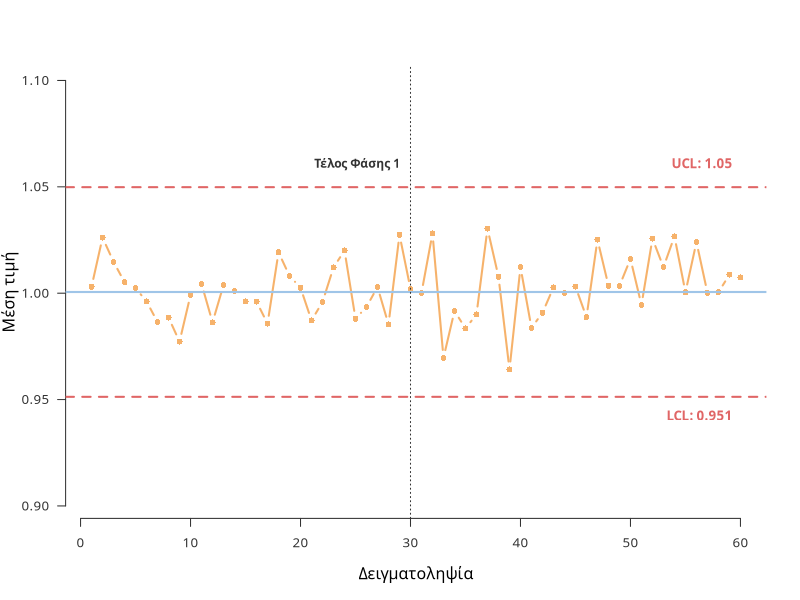
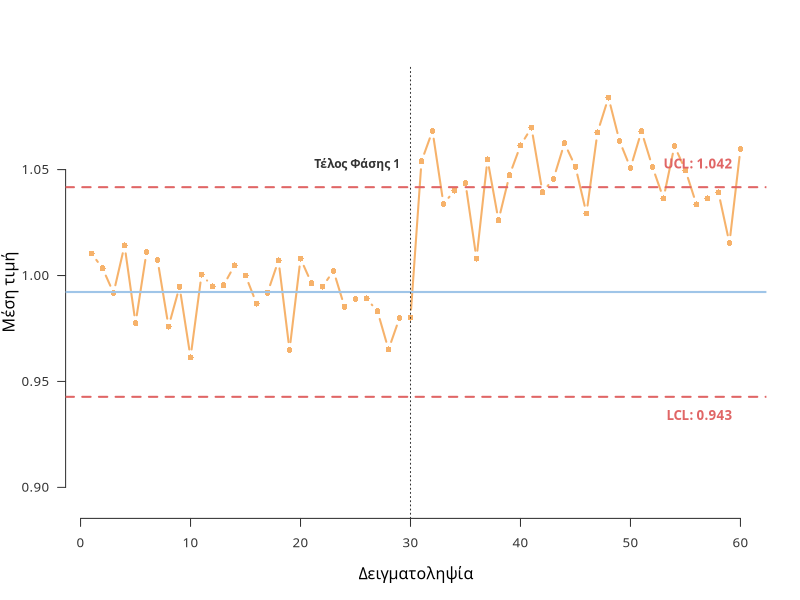
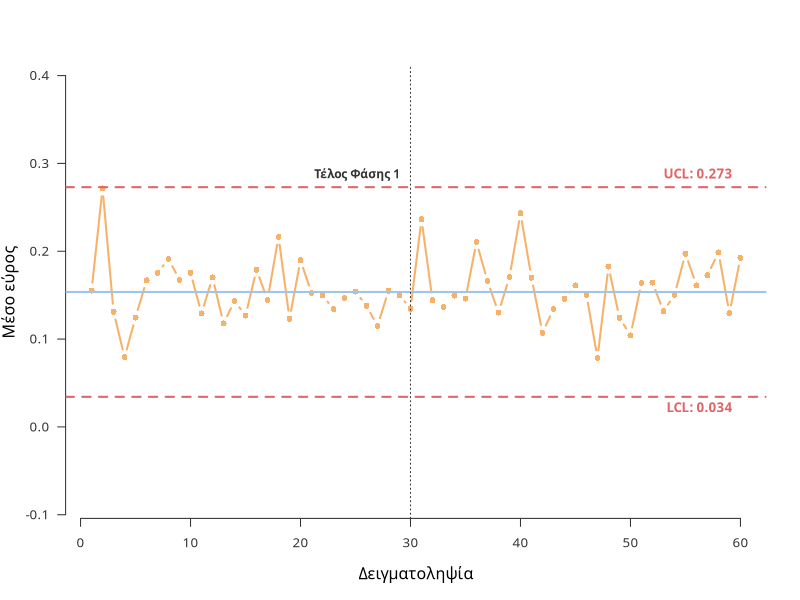
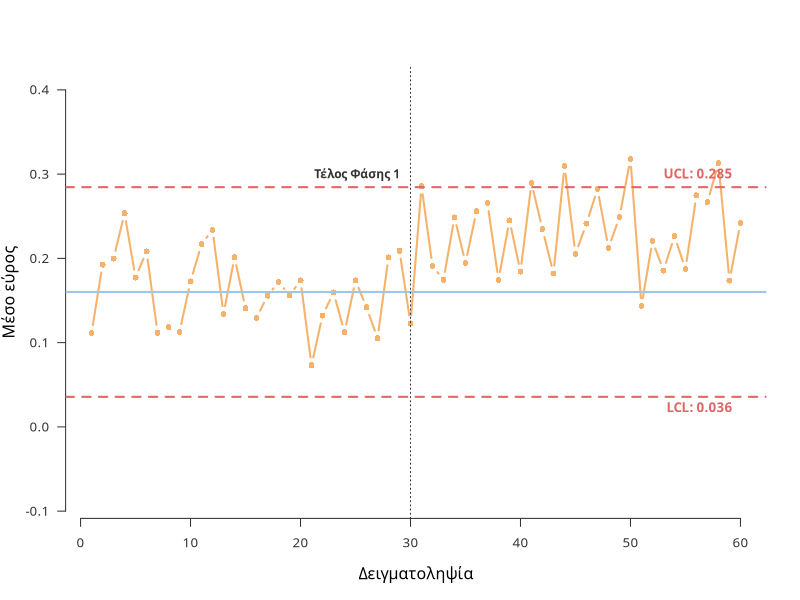
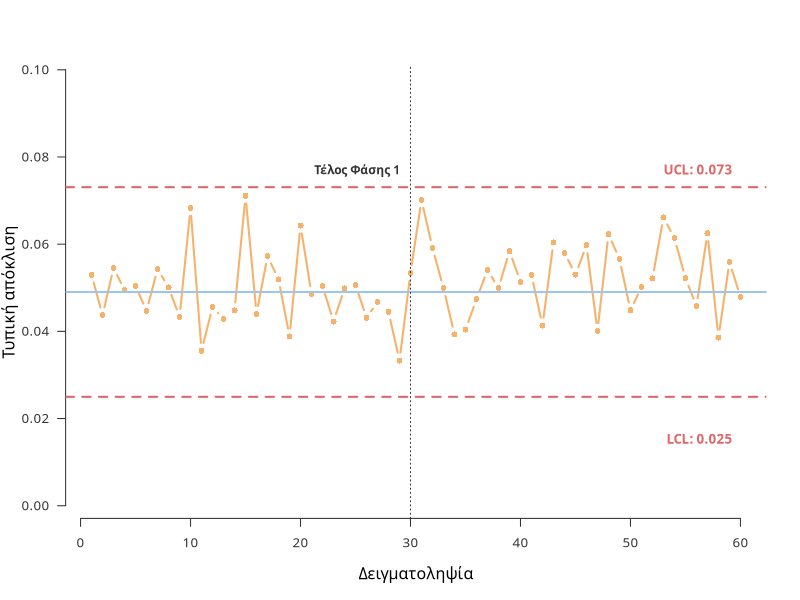
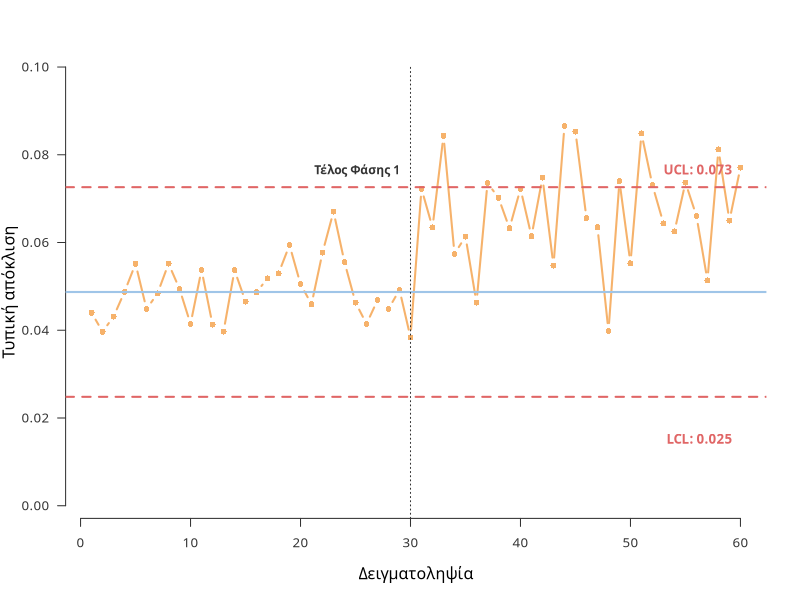
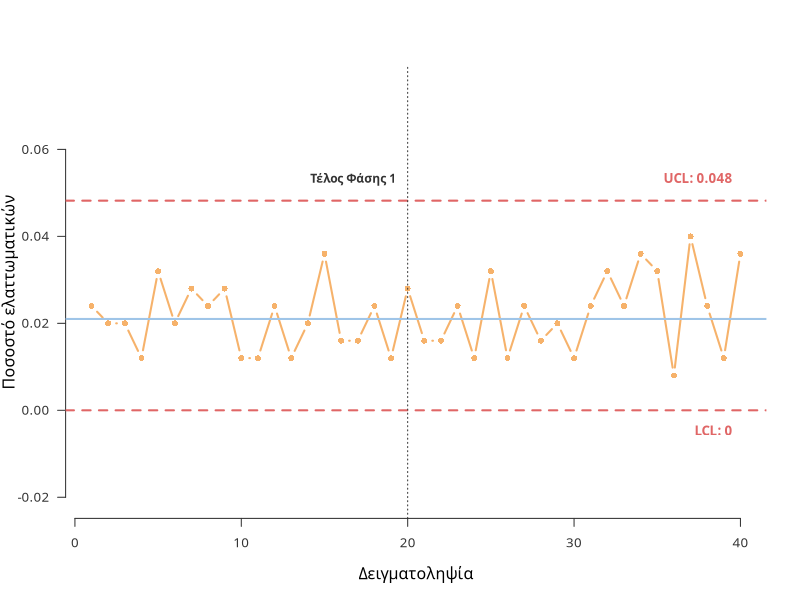
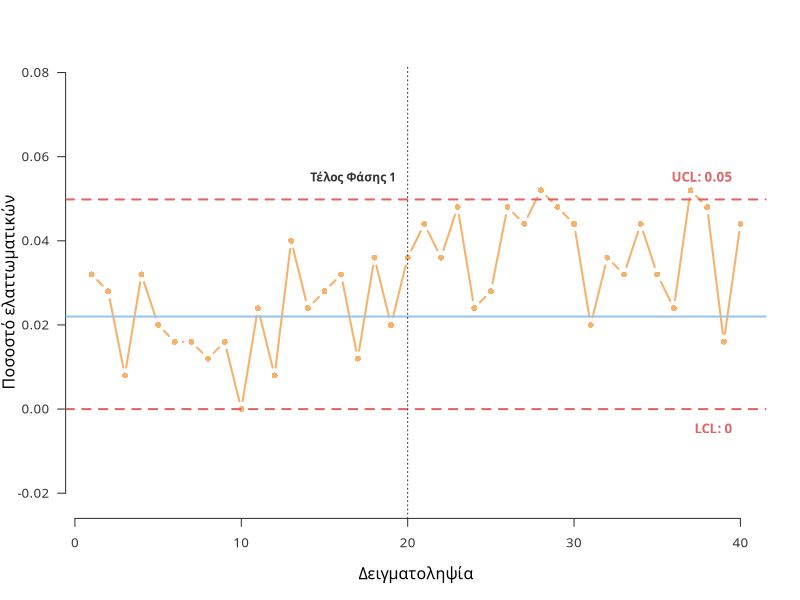

Write the R code that produced these figures, in order.
###################
##  Preparation  ##
###################

# load bias correlation constants
bcc <- read.csv("bcc.csv")

# set seed for replicating simulated results
set.seed(10001)

#####################################
##  1. Control Chart for the Mean  ##
#####################################

# setup function that creates the Xbar control chart for a given type I error
cc.Xbar <- function(dt, a) {
  
  # function to find the numeric value of a range
  range.sn <- function(x) { max(x) - min(x) }
  # find k based on type I error probability
  k <- abs(qnorm(a/2))
  # number of observations in each subgroup (sample size)
  n <- nrow(dt)
  # determine the value of d2 constant based on the sample size
  d2 <- bcc[n - 1, 2]
  
  # function to calculate the central line, lower and upper limits
  xbar.lims <- function(means, ranges) {
    # calculate the mean range of all subgroups
    rbar <- mean(ranges, na.rm = T)
    # find the central line of the chart (mean of means)
    cl <- mean(xbars, na.rm = T)
    # calculate the upper control limit
    ucl <- cl + (k/(d2 * sqrt(nrow(dt)))) * rbar
    # calculate the lower control limit
    lcl <- cl - (k/(d2 * sqrt(nrow(dt)))) * rbar
    # group and return them
    return(list(cl, lcl, ucl))
  }
  
  # ----------------------------------------------------------------------------- #
  
  # Phase 1
  
  # number of subgroups in phase 1
  m <- ncol(dt) / 2
  # calculate the mean of each subgroup
  xbars <- apply(dt[, 1:m], 2, mean)
  # calculate the range of each subgroup
  Rs <- apply(dt[, 1:m], 2, range.sn)
  # calculate initial limits
  lims <- xbar.lims(xbars, Rs)
  # check and correct for outliers
  while(any(xbars < lims[[2]] | xbars > lims[[3]], na.rm = T)) {
    xbars[which(xbars < lims[[2]] | xbars > lims[[3]])] <- NA
    Rs[which(xbars < lims[[2]] | xbars > lims[[3]])] <- NA
    lims <- xbar.lims(xbars, Rs)
  }
  
  # ----------------------------------------------------------------------------- #
  
  # Phase 2
  
  xbars.all <- c(na.omit(xbars), apply(dt[, (m + 1):ncol(dt) ], 2, mean))
  
  # ----------------------------------------------------------------------------- #
  
  # generate chart
  par(
    family = "Source Sans Pro",
    cex = 0.8,
    las = 1,
    cex.lab = 1.2,
    col.axis = "#333333",
    fg = "#333333"
  )
  plot(
    xbars.all, 
    type = "b", 
    pch = 16, 
    lwd = 2, 
    col = "#f6b26b",
    frame = F,
    ylim = c(2 * lims[[2]] - lims[[1]], 2 * lims[[3]] - lims[[1]]),
    xlab = "Δειγματοληψία",
    ylab = "Μέση τιμή"
  )
  abline(h = lims[[1]], lwd = 2, col = "#9fc5e8")
  abline(h = lims[[2]], lwd = 2, lty = 2, col = "#e06666")
  abline(h = lims[[3]], lwd = 2, lty = 2, col = "#e06666")
  abline(v = length(xbars[which(!is.na(xbars))]), lwd = 1, lty = 3)
  text(
    60, 
    lims[[3]] + (lims[[3]] * 0.01),
    pos = 2,
    labels = paste0("UCL: ", round(lims[[3]],3)), 
    col = "#e06666",
    font = 2
  )
  text(
    60, 
    lims[[2]] - (lims[[2]] * 0.01),
    pos = 2,
    labels = paste0("LCL: ", round(lims[[2]],3)), 
    col = "#e06666",
    font = 2
  )
  text(
    length(xbars[which(!is.na(xbars))]) - 0.2, 
    lims[[3]] + (lims[[3]] * 0.01),
    pos = 2,
    labels = "Τέλος Φάσης 1",
    font = 2,
    cex = 0.9
  )
}

# generate random data for scenario 1.1 (under control)
data.1.1 <- matrix(rep(rnorm(600, 1, .05)), ncol = 60, nrow = 10)
cc.Xbar(data.1.1, .0027)

# generate random data for scenario 1.2 (out of control)
data.1.2 <- cbind(
  matrix(rep(rnorm(300, 1, .05)), ncol = 30, nrow = 10),
  matrix(rep(rnorm(300, 1.05, .05)), ncol = 30, nrow = 10)
)
cc.Xbar(data.1.2, .0027)

######################################
##  2. Control Chart for the Range  ##
######################################

# setup function that creates the R control chart for a given type I error
cc.R <- function(dt, a) {
  
  # function to find the numeric value of a range
  range.sn <- function(x) { max(x) - min(x) }
  # find k based on type I error probability
  k <- abs(qnorm(a/2))
  # number of observations in each subgroup (sample size)
  n <- nrow(dt)
  # determine the value of d2 & d3 constant based on the sample size
  d2 <- bcc[n - 1, 2]
  d3 <- bcc[n - 1, 3]
  
  # function to calculate the central line, lower and upper limits
  rchart.lims <- function(ranges) {
    # find the central line of the chart (mean range of all subgroups)
    cl <- mean(ranges, na.rm = T)
    # calculate the upper control limit
    ucl <- cl + ((k * d3) / d2) * cl
    # calculate the lower control limit
    lcl <- cl - ((k * d3) / d2) * cl
    if (lcl < 0) { lcl <- 0 }
    # group and return them
    return(list(cl, lcl, ucl))
  }
  
  # ----------------------------------------------------------------------------- #
  
  # Phase 1
  
  # number of subgroups in phase 1
  m <- ncol(dt) / 2
  # calculate the range of each subgroup
  Rs <- apply(dt[, 1:m], 2, range.sn)
  # calculate initial limits
  lims <- rchart.lims(Rs)
  # check and correct for outliers
  while(any(Rs < lims[[2]] | Rs > lims[[3]], na.rm = T)) {
    Rs[which(Rs < lims[[2]] | Rs > lims[[3]])] <- NA
    lims <- rchart.lims(Rs)
  }
  
  # ----------------------------------------------------------------------------- #
  
  # Phase 2
  
  Rs.all <- c(na.omit(Rs), apply(dt[, (m + 1):ncol(dt) ], 2, range.sn))
  
  # ----------------------------------------------------------------------------- #
  
  # generate chart
  par(
    family = "Source Sans Pro",
    cex = 0.8,
    las = 1,
    cex.lab = 1.2,
    col.axis = "#333333",
    fg = "#333333"
  )
  plot(
    Rs.all, 
    type = "b", 
    pch = 16, 
    lwd = 2, 
    col = "#f6b26b",
    frame = F,
    ylim = c(2 * lims[[2]] - lims[[1]], 2 * lims[[3]] - lims[[1]]),
    xlab = "Δειγματοληψία",
    ylab = "Μέσο εύρος"
  )
  abline(h = lims[[1]], lwd = 2, col = "#9fc5e8")
  abline(h = lims[[2]], lwd = 2, lty = 2, col = "#e06666")
  abline(h = lims[[3]], lwd = 2, lty = 2, col = "#e06666")
  abline(v = length(Rs[which(!is.na(Rs))]), lwd = 1, lty = 3)
  text(
    60, 
    lims[[3]] + (lims[[3]] * 0.05),
    pos = 2,
    labels = paste0("UCL: ", round(lims[[3]],3)), 
    col = "#e06666",
    font = 2
  )
  text(
    60, 
    lims[[2]] - (lims[[2]] * 0.4),
    pos = 2,
    labels = paste0("LCL: ", round(lims[[2]],3)), 
    col = "#e06666",
    font = 2
  )
  text(
    length(Rs[which(!is.na(Rs))]) - 0.2, 
    lims[[3]] + (lims[[3]] * 0.05),
    pos = 2,
    labels = "Τέλος Φάσης 1",
    font = 2,
    cex = 0.9
  )
}

# generate random data for scenario 2.1 (under control)
data.2.1 <- matrix(rep(rnorm(600, 1, .05)), ncol = 60, nrow = 10)
cc.R(data.2.1, .0027)

# generate random data for scenario 2.2 (out of control)
data.2.2 <- cbind(
  matrix(rep(rnorm(300, 1, .05)), ncol = 30, nrow = 10),
  matrix(rep(rnorm(300, 1, .08)), ncol = 30, nrow = 10)
)
cc.R(data.2.2, .0027)

###################################################
##  3. Control Chart for the Standard Deviation  ##
###################################################

# setup function that creates the S control chart for a given type I error
cc.S <- function(dt, a) {

  # find k based on type I error probability
  k <- abs(qnorm(a/2))
  # number of observations in each subgroup (sample size)
  n <- nrow(dt)
  # determine the value of c4 constant based on the sample size
  c4 <- bcc[n - 1, 4]
  
  # function to calculate the central line, lower and upper limits
  schart.lims <- function(errors) {
    # find the central line of the chart (mean range of all subgroups)
    cl <- mean(errors, na.rm = T)
    # calculate the upper control limit
    ucl <- cl + k * (cl / c4) * sqrt(1 - c4^2)
    # calculate the lower control limit
    lcl <- cl - k * (cl / c4) * sqrt(1 - c4^2)
    if (lcl < 0) { lcl <- 0 }
    # group and return them
    return(list(cl, lcl, ucl))
  }
  
  # ----------------------------------------------------------------------------- #
  
  # Phase 1
  
  # number of subgroups in phase 1
  m <- ncol(dt) / 2
  # calculate the standard deviation of each subgroup
  SDs <- apply(dt[, 1:m], 2, sd)
  # calculate initial limits
  lims <- schart.lims(SDs)
  # check and correct for outliers
  while(any(SDs < lims[[2]] | SDs > lims[[3]], na.rm = T)) {
    SDs[which(SDs < lims[[2]] | SDs > lims[[3]])] <- NA
    lims <- schart.lims(SDs)
  }
  
  # ----------------------------------------------------------------------------- #
  
  # Phase 2
  
  SDs.all <- c(na.omit(SDs), apply(dt[, (m + 1):ncol(dt) ], 2, sd))
  
  # ----------------------------------------------------------------------------- #
  
  # generate chart
  par(
    family = "Source Sans Pro",
    cex = 0.8,
    las = 1,
    cex.lab = 1.2,
    col.axis = "#333333",
    fg = "#333333"
  )
  plot(
    SDs.all, 
    type = "b", 
    pch = 16, 
    lwd = 2, 
    col = "#f6b26b",
    frame = F,
    ylim = c(2 * lims[[2]] - lims[[1]], 2 * lims[[3]] - lims[[1]]),
    xlab = "Δειγματοληψία",
    ylab = "Τυπική απόκλιση"
  )
  abline(h = lims[[1]], lwd = 2, col = "#9fc5e8")
  abline(h = lims[[2]], lwd = 2, lty = 2, col = "#e06666")
  abline(h = lims[[3]], lwd = 2, lty = 2, col = "#e06666")
  abline(v = length(SDs[which(!is.na(SDs))]), lwd = 1, lty = 3)
  text(
    60, 
    lims[[3]] + (lims[[3]] * 0.05),
    pos = 2,
    labels = paste0("UCL: ", round(lims[[3]],3)), 
    col = "#e06666",
    font = 2
  )
  text(
    60, 
    lims[[2]] - (lims[[2]] * 0.4),
    pos = 2,
    labels = paste0("LCL: ", round(lims[[2]],3)), 
    col = "#e06666",
    font = 2
  )
  text(
    length(SDs[which(!is.na(SDs))]) - 0.2, 
    lims[[3]] + (lims[[3]] * 0.05),
    pos = 2,
    labels = "Τέλος Φάσης 1",
    font = 2,
    cex = 0.9
  )
}

# generate random data for scenario 3.1 (under control)
data.3.1 <- matrix(rep(rnorm(1200, 1, .05)), ncol = 60, nrow = 20)
cc.S(data.3.1, .0027)

# generate random data for scenario 3.2 (out of control)
data.3.2 <- cbind(
  matrix(rep(rnorm(600, 1, .05)), ncol = 30, nrow = 20),
  matrix(rep(rnorm(600, 1, .065)), ncol = 30, nrow = 20)
)
cc.S(data.3.2, .0027)

#########################################################
##  4. Control Chart for the percentage of defectives  ##
#########################################################

# setup function that creates the P control chart for a given type I error
cc.P <- function(dt, a) {
  
  # find k based on type I error probability
  k <- abs(qnorm(a/2))
  # number of observations in each subgroup (sample size)
  n <- nrow(dt)
  
  # function to calculate the central line, lower and upper limits
  pchart.lims <- function(defectives) {
    # find the central line of the chart (probability of defective)
    cl <- mean(defectives, na.rm = T)
    # calculate the upper control limit
    ucl <- cl + k * sqrt((cl * (1 - cl)) / n)
    # calculate the lower control limit
    lcl <- cl - k * sqrt((cl * (1 - cl)) / n)
    if (lcl < 0) { lcl <- 0 }
    # group and return them
    return(list(cl, lcl, ucl))
  }
  
  # ----------------------------------------------------------------------------- #
  
  # Phase 1
  
  # number of subgroups in phase 1
  m <- ncol(dt) / 2
  # calculate the number of defectives of each subgroup
  defs <- apply(dt[, 1:m], 2, sum) / n
  # calculate initial limits
  lims <- pchart.lims(defs)
  # check and correct for outliers
  while(any(defs < lims[[2]] | defs > lims[[3]], na.rm = T)) {
    defs[which(defs < lims[[2]] | defs > lims[[3]])] <- NA
    lims <- pchart.lims(defs)
  }
  
  # ----------------------------------------------------------------------------- #
  
  # Phase 2
  
  defs.all <- c(na.omit(defs), apply(dt[, (m + 1):ncol(dt) ], 2, sum) / n)
  
  # ----------------------------------------------------------------------------- #
  
  # generate chart
  par(
    family = "Source Sans Pro",
    cex = 0.8,
    las = 1,
    cex.lab = 1.2,
    col.axis = "#333333",
    fg = "#333333"
  )
  plot(
    defs.all, 
    type = "b", 
    pch = 16, 
    lwd = 2, 
    col = "#f6b26b",
    frame = F,
    ylim = c(2 * lims[[2]] - lims[[1]], 2 * lims[[3]] - lims[[1]]),
    xlab = "Δειγματοληψία",
    ylab = "Ποσοστό ελαττωματικών"
  )
  abline(h = lims[[1]], lwd = 2, col = "#9fc5e8")
  abline(h = lims[[2]], lwd = 2, lty = 2, col = "#e06666")
  abline(h = lims[[3]], lwd = 2, lty = 2, col = "#e06666")
  abline(v = length(defs[which(!is.na(defs))]), lwd = 1, lty = 3)
  text(
    40, 
    lims[[3]] + (lims[[3]] * 0.1),
    pos = 2,
    labels = paste0("UCL: ", round(lims[[3]],3)), 
    col = "#e06666",
    font = 2
  )
  text(
    40, 
    lims[[2]] - 0.005,
    pos = 2,
    labels = paste0("LCL: ", round(lims[[2]],3)), 
    col = "#e06666",
    font = 2
  )
  text(
    length(defs[which(!is.na(defs))]) - 0.2, 
    lims[[3]] + (lims[[3]] * 0.1),
    pos = 2,
    labels = "Τέλος Φάσης 1",
    font = 2,
    cex = 0.9
  )
}

# generate random data for scenario 4.1 (under control)
data.4.1 <- matrix(rep(rbinom(10000, 1, .02)), ncol = 40, nrow = 250)
cc.P(data.4.1, .0027)

# generate random data for scenario 4.2 (out of control)
data.4.2 <- cbind(
  matrix(rep(rbinom(5000, 1, .02)), ncol = 20, nrow = 250),
  matrix(rep(rbinom(5000, 1, .04)), ncol = 20, nrow = 250)
)
cc.P(data.4.2, .0027)

##################################################
##  5. Control Chart for the number of defects  ##
##################################################

# setup function that creates the C control chart for a given type I error
cc.C <- function(dt, a) {
  
  # find k based on type I error probability
  k <- abs(qnorm(a/2))
  
  # function to calculate the central line, lower and upper limits
  cchart.lims <- function(defects) {
    # find the central line of the chart (defects per subgroup)
    cl <- mean(defects, na.rm = T)
    # calculate the upper control limit
    ucl <- cl + k * sqrt(cl)
    # calculate the lower control limit
    lcl <- cl - k * sqrt(cl)
    if (lcl < 0) { lcl <- 0 }
    # group and return them
    return(list(cl, lcl, ucl))
  }
  
  # ----------------------------------------------------------------------------- #
  
  # Phase 1

  # calculate the number of defects of each subgroup
  defs <- dt[, 1]
  # calculate initial limits
  lims <- cchart.lims(defs)
  # check and correct for outliers
  while(any(defs < lims[[2]] | defs > lims[[3]], na.rm = T)) {
    defs[which(defs < lims[[2]] | defs > lims[[3]])] <- NA
    lims <- cchart.lims(defs)
  }
  
  # ----------------------------------------------------------------------------- #
  
  # Phase 2
  
  defs.all <- c(na.omit(defs), dt[, 2])
  
  # ----------------------------------------------------------------------------- #
  
  # generate chart
  par(
    family = "Source Sans Pro",
    cex = 0.8,
    las = 1,
    cex.lab = 1.2,
    col.axis = "#333333",
    fg = "#333333"
  )
  plot(
    defs.all, 
    type = "b", 
    pch = 16, 
    lwd = 2, 
    col = "#f6b26b",
    frame = F,
    ylim = c(2 * lims[[2]] - lims[[1]], 2 * lims[[3]] - lims[[1]]),
    xlab = "Δειγματοληψία",
    ylab = "Αριθμός ελαττωμάτων"
  )
  abline(h = lims[[1]], lwd = 2, col = "#9fc5e8")
  abline(h = lims[[2]], lwd = 2, lty = 2, col = "#e06666")
  abline(h = lims[[3]], lwd = 2, lty = 2, col = "#e06666")
  abline(v = length(defs[which(!is.na(defs))]), lwd = 1, lty = 3)
  text(
    60, 
    lims[[3]] + 2,
    pos = 2,
    labels = paste0("UCL: ", round(lims[[3]],3)), 
    col = "#e06666",
    font = 2
  )
  text(
    60, 
    lims[[2]] - 2,
    pos = 2,
    labels = paste0("LCL: ", round(lims[[2]],3)), 
    col = "#e06666",
    font = 2
  )
  text(
    length(defs[which(!is.na(defs))]) - 0.2, 
    lims[[3]] + 2,
    pos = 2,
    labels = "Τέλος Φάσης 1",
    font = 2,
    cex = 0.9
  )
}

# generate random data for scenario 5.1 (under control)
data.5.1 <- matrix(rep(rpois(60, 10)), ncol = 2, nrow = 30)
cc.C(data.5.1, .0027)

# generate random data for scenario 5.2 (out of control)
data.5.2 <- cbind(
  matrix(rep(rpois(30, 10)), ncol = 1, nrow = 30),
  matrix(rep(rpois(30, 15)), ncol = 1, nrow = 30)
)
cc.C(data.5.2, .0027)

#####################
##  6. EWMA chart  ##
#####################

# setup function that creates the EWMA chart for a given type I error & lambda parameter
cc.EWMA <- function(dt, a, lambda) {
  
  # find k based on type I error probability
  k <- abs(qnorm(a/2))
  
  # function to calculate the central line, lower and upper limits
  ewma.lims <- function(obs, mu, sigma) {
    # estimate the central line of the chart (mean of observations)
    cl <- mu
    # calculate the upper control limits
    ucl <- vector(length = length(obs))
    for (i in 1:length(obs)) {
      ucl[i] <- cl + k * sigma * sqrt(lambda * (1 - (1 - lambda)^(2 * i)) / (2 - lambda)) 
    }
    # calculate the lower control limits
    lcl <- vector(length = length(obs))
    for (i in 1:length(obs)) {
      lcl[i] <- cl - k * sigma * sqrt(lambda * (1 - (1 - lambda)^(2 * i)) / (2 - lambda)) 
    }
    # group and return them
    return(list(cl, lcl, ucl))
  }
  
  # ----------------------------------------------------------------------------- #
  
  # Phase 1
  
  # Calculate the mean of phase 1 observations
  mu.0 <- mean(dt[1:(length(dt) / 2)])
  # Estimate the standard deviation of phase 1 observations
  s.hat <- sd(dt[1:(length(dt) / 2)])
  
  # ----------------------------------------------------------------------------- #
  
  # Phase 2
  
  # calculate the ewma statistic for each observation
  z <- mu.0
  ewma.obs <- vector(length = length(dt))
  for (i in 1:length(dt)) {
    ewma.obs[i] <- lambda * dt[i] + (1 - lambda) * z
    z <- ewma.obs[i]
  }
  # calculate ewma chart limits
  lims <- ewma.lims(ewma.obs, mu.0, s.hat)
  
  # ----------------------------------------------------------------------------- #
  
  # generate chart
  par(
    family = "Source Sans Pro",
    cex = 0.8,
    las = 1,
    cex.lab = 1.2,
    col.axis = "#333333",
    fg = "#333333"
  )
  plot(
    ewma.obs, 
    type = "b", 
    pch = 16, 
    lwd = 2, 
    col = "#f6b26b",
    frame = F,
    ylim = c(lims[[2]][length(ewma.obs)] - 0.05 * lims[[2]][length(ewma.obs)], 
             lims[[3]][length(ewma.obs)] + 0.05 * lims[[3]][length(ewma.obs)]),
    xlab = "Παρατήρηση",
    ylab = "Εκθετικά σταθμισμένη τιμή παρατήρησης"
  )
  abline(h = lims[[1]], lwd = 2, col = "#9fc5e8")
  lines(lims[[2]], lwd = 2, type = "s", col = "#e06666")
  lines(lims[[3]], lwd = 2, type = "s", col = "#e06666")
  text(
    length(ewma.obs), 
    lims[[3]][length(ewma.obs)] + 0.01 * lims[[3]][length(ewma.obs)],
    pos = 2,
    labels = paste0("UCL: ", round(lims[[3]][length(ewma.obs)],3)), 
    col = "#e06666",
    font = 2
  )
  text(
    length(ewma.obs), 
    lims[[2]][length(ewma.obs)] - 0.01 * lims[[2]][length(ewma.obs)],
    pos = 2,
    labels = paste0("LCL: ", round(lims[[2]][length(ewma.obs)],3)), 
    col = "#e06666",
    font = 2
  )
}

# generate random data for scenario 6.1 (under control)
data.6.1 <- rnorm(100, 1, .05)
cc.EWMA(data.6.1, .0027, .2)

# generate random data for scenario 6.2 (out of control)
data.6.2 <- c(rnorm(50, 1, .05), rnorm(50, 1.05, .05))
cc.EWMA(data.6.2, .0027, .2)

######################
##  7. CUSUM chart  ##
######################

# setup function that creates the CUSUM chart for a given minimum shift from target value
cc.CUSUM <- function(dt, minshift) {
  # calculate the recommended value of the decision interval
  H <- 5 * sd(dt)
  # calculate K for the minimum shift from target value
  K <- abs(minshift) / 2
  
  # ----------------------------------------------------------------------------- #
  
  # Phase 1

  # find the central line of the chart (mean of phase 1 observations)
  cl <- mean(dt[1:(length(dt) / 2)])
  # calculate the upper control limit
  ucl <- H
  # calculate the lower control limit
  lcl <- -H
  
  # ----------------------------------------------------------------------------- #
  
  # Phase 2
  
  # calculate positive cumulative sums of observations
  c <- 0
  c.plus <- vector(length = length(dt))
  for(i in 1:length(dt)) {
    c.plus[i] <- max(0, dt[i] - (cl + K) + c)
    c <- c.plus[i]
  }
  
  # calculate negative cumulative sums of observations
  c <- 0
  c.minus <- vector(length = length(dt))
  for(i in 1:length(dt)) {
    c.minus[i] <- max(0, (cl - K) - dt[i] + c)
    c <- c.minus[i]
  }
  c.minus <- -c.minus
  
  # ----------------------------------------------------------------------------- #
  
  # generate chart
  par(
    family = "Source Sans Pro",
    cex = 0.8,
    las = 1,
    cex.lab = 1.2,
    col.axis = "#333333",
    fg = "#333333"
  )
  plot(
    1, 
    type = "n",
    frame = F,
    ylim = c(min(lcl * 2, min(c.minus)), max(ucl * 2, max(c.plus))),
    xlim = c(0, length(dt)),
    xlab = "Παρατήρηση",
    ylab = "Συσσωρευμένο άθροισμα"
  )
  abline(h = 0, lwd = 2, col = "#9fc5e8")
  abline(h = lcl, lwd = 2, lty = 2, col = "#e06666")
  abline(h = ucl, lwd = 2, lty = 2, col = "#e06666")
  lines(c.minus, lwd = 2, type = "l", col = "#76a5af")
  points(seq_along(c.minus), c.minus, pch = 21, col = "#76a5af", bg = "#ffffff")
  lines(c.plus, lwd = 2, type = "l", col = "#f6b26b")
  points(seq_along(c.plus), c.plus, pch = 16, col = "#f6b26b")
  text(
    length(dt), 
    ucl * 1.2,
    pos = 2,
    labels = paste0("Upper CUSUM: ", round(ucl, 3)), 
    col = "#e06666",
    font = 2
  )
  text(
    length(dt),
    lcl * 1.2,
    pos = 2,
    labels = paste0("Lower CUSUM: ", round(lcl, 3)), 
    col = "#e06666",
    font = 2
  )
}

# generate random data for scenario 7.1 (under control)
data.7.1 <- rnorm(100, 1, .05)
cc.CUSUM(data.7.1, .05)

# generate random data for scenario 7.2 (out of control)
data.7.2 <- c(rnorm(50, 1, .05), rnorm(50, 1.05, .05))
cc.CUSUM(data.7.2, .05)
